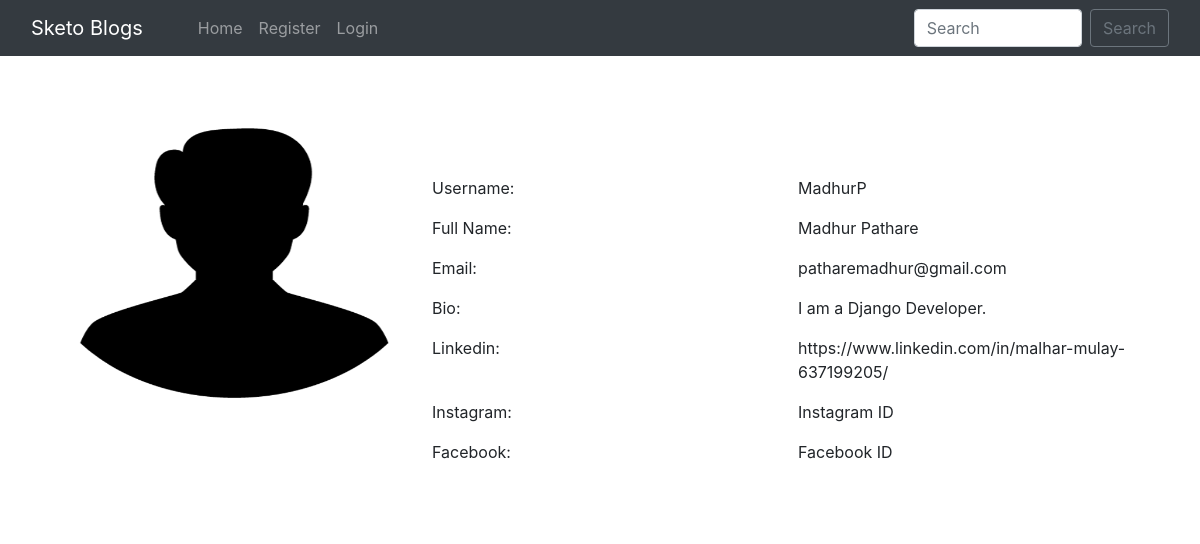
The page /user_profile/1/ on the database its author committed.
### home/models.py (models this page shows, shortened)
class BlogPost(models.Model):
    title=models.CharField(max_length=255)
    author= models.ForeignKey(User, on_delete=models.CASCADE)
    slug=models.CharField(max_length=130)
    content=models.TextField()
    image = models.ImageField(upload_to="profile_pics", blank=True, null=True)
    dateTime=models.DateTimeField(auto_now_add=True)

class Profile(models.Model):
    user = models.OneToOneField(User, on_delete=models.CASCADE, blank=True, null=True)
    image = models.ImageField(upload_to="profile_pics", blank=True, null=True)
    bio = models.TextField(blank=True, null=True)
    phone_no = models.IntegerField(blank=True, null=True)
    facebook = models.CharField(max_length=300, blank=True, null=True)
    instagram = models.CharField(max_length=300, blank=True, null=True)
    linkedin = models.CharField(max_length=300, blank=True, null=True)

### home/views.py (the view)
# urls.py: path("user_profile/<int:myid>/", views.user_profile, name="user_profile"),
def user_profile(request, myid):
    post = BlogPost.objects.filter(id=myid)
    return render(request, "user_profile.html", {'post':post})

### home/templates/user_profile.html (shortened to what this page needs)
{% extends 'base.html' %}
{% block body %}
<div class="container profile">
            <form method="post">
                <div class="row">
                    {% for i in post %}
                    <div class="col-md-4">
                        <div class="profile-img">
                            {% if i.author.profile.image %}
                            <img src="{{i.author.profile.image.url}}" alt="" width="310px" height="270px">
                            {% endif %}
                        </div>
                    </div>
                    <div class="col-md-8">
                        <div class="profile-tab">
                            <div class="tab-pane">
                                <br><br>
                                        <div class="row">
                                            <div class="col-md-6">
                                                <label>Username:</label>
                                            </div>
                                            <div class="col-md-6">
                                                <p>{{i.author}}</p>
                                            </div>
                                        </div>
                                        <div class="row">
                                            <div class="col-md-6">
                                                <label>Full Name:</label>
                                            </div>
                                            <div class="col-md-6">
                                                <p>{{i.author.get_full_name}}</p>
                                            </div>
                                        </div>
                                        <div class="row">
                                            <div class="col-md-6">
                                                <label>Email:</label>
                                            </div>
                                            <div class="col-md-6">
                                                <p>{{i.author.email}}</p>
                                            </div>
                                        </div>
                                        <div class="row">
                                            <div class="col-md-6">
                                                <label>Bio:</label>
                                            </div>
                                            <div class="col-md-6">
                                                <p>{{i.author.profile.bio}}</p>
                                            </div>
                                        </div>
                                        {% if i.author.profile.linkedin %}
                                        <div class="row">
                                            <div class="col-md-6">
                                                <label>Linkedin:</label>
                                            </div>
                                            <div class="col-md-6">
                                                <p>{{i.author.profile.linkedin}}</p>
                                            </div>
                                        </div>
                                        {% endif %}
                                        {% if i.author.profile.instagram %}
                                        <div class="row">
                                            <div class="col-md-6">
                                                <label>Instagram:</label>
                                            </div>
                                            <div class="col-md-6">
                                                <p>{{i.author.profile.instagram}}</p>
                                            </div>
                                        </div>
                                        {% endif %}
                                        {% if i.author.profile.facebook %}
                                        <div class="row">
                                            <div class="col-md-6">
                                                <label>Facebook:</label>
                                            </div>
                                            <div class="col-md-6">
                                                <p>{{i.author.profile.facebook}}</p>
                                            </div>
                                        </div>
                                        {% endif %}
                                        {% endfor %}
                            </div>
                        </div>
                    </div>
            </form>
            </div>
        {% endblock %}

### rows shown on the page
BlogPost: author.profile.image (picture), author "MadhurP", author.get_full_name "Madhur Pathare", author.email "patharemadhur@gmail.com", author.profile.bio "I am a Django Developer.", author.profile.linkedin "https://www.linkedin.com/in/malhar-mulay-637199205/", author.profile.instagram "Instagram ID", author.profile.facebook "Facebook ID"
